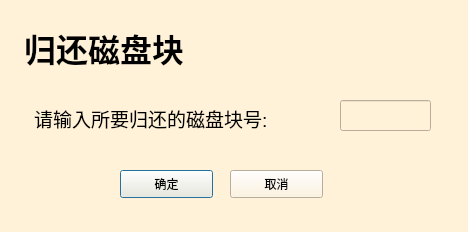
<?xml version="1.0" encoding="UTF-8"?>
<ui version="4.0">
 <class>reap</class>
 <widget class="QDialog" name="reap">
  <property name="geometry">
   <rect>
    <x>0</x>
    <y>0</y>
    <width>468</width>
    <height>232</height>
   </rect>
  </property>
  <property name="windowTitle">
   <string>Dialog</string>
  </property>
  <property name="styleSheet">
   <string notr="true">background-color: rgb(255, 242, 216)</string>
  </property>
  <widget class="QTextBrowser" name="textBrowser">
   <property name="geometry">
    <rect>
     <x>20</x>
     <y>20</y>
     <width>281</width>
     <height>61</height>
    </rect>
   </property>
   <property name="styleSheet">
    <string notr="true">background: transparent;
border: 0;</string>
   </property>
   <property name="html">
    <string>&lt;!DOCTYPE HTML PUBLIC &quot;-//W3C//DTD HTML 4.0//EN&quot; &quot;http://www.w3.org/TR/REC-html40/strict.dtd&quot;&gt;
&lt;html&gt;&lt;head&gt;&lt;meta name=&quot;qrichtext&quot; content=&quot;1&quot; /&gt;&lt;style type=&quot;text/css&quot;&gt;
p, li { white-space: pre-wrap; }
&lt;/style&gt;&lt;/head&gt;&lt;body style=&quot; font-family:'SimSun'; font-size:9pt; font-weight:400; font-style:normal;&quot;&gt;
&lt;p style=&quot; margin-top:0px; margin-bottom:0px; margin-left:0px; margin-right:0px; -qt-block-indent:0; text-indent:0px;&quot;&gt;&lt;span style=&quot; font-size:24pt; font-weight:600;&quot;&gt;归还磁盘块&lt;/span&gt;&lt;/p&gt;&lt;/body&gt;&lt;/html&gt;</string>
   </property>
  </widget>
  <widget class="QTextEdit" name="textEdit">
   <property name="geometry">
    <rect>
     <x>30</x>
     <y>100</y>
     <width>351</width>
     <height>51</height>
    </rect>
   </property>
   <property name="styleSheet">
    <string notr="true">background-color: transparent;
border: 0px;
</string>
   </property>
   <property name="html">
    <string>&lt;!DOCTYPE HTML PUBLIC &quot;-//W3C//DTD HTML 4.0//EN&quot; &quot;http://www.w3.org/TR/REC-html40/strict.dtd&quot;&gt;
&lt;html&gt;&lt;head&gt;&lt;meta name=&quot;qrichtext&quot; content=&quot;1&quot; /&gt;&lt;style type=&quot;text/css&quot;&gt;
p, li { white-space: pre-wrap; }
&lt;/style&gt;&lt;/head&gt;&lt;body style=&quot; font-family:'SimSun'; font-size:9pt; font-weight:400; font-style:normal;&quot;&gt;
&lt;p style=&quot; margin-top:0px; margin-bottom:0px; margin-left:0px; margin-right:0px; -qt-block-indent:0; text-indent:0px;&quot;&gt;&lt;span style=&quot; font-size:14pt;&quot;&gt;请输入所要归还的磁盘块号:&lt;/span&gt;&lt;/p&gt;&lt;/body&gt;&lt;/html&gt;</string>
   </property>
  </widget>
  <widget class="QLineEdit" name="lineEdit">
   <property name="geometry">
    <rect>
     <x>340</x>
     <y>100</y>
     <width>91</width>
     <height>31</height>
    </rect>
   </property>
  </widget>
  <widget class="QPushButton" name="pushButton">
   <property name="geometry">
    <rect>
     <x>120</x>
     <y>170</y>
     <width>93</width>
     <height>28</height>
    </rect>
   </property>
   <property name="text">
    <string>确定</string>
   </property>
  </widget>
  <widget class="QPushButton" name="pushButton_2">
   <property name="geometry">
    <rect>
     <x>230</x>
     <y>170</y>
     <width>93</width>
     <height>28</height>
    </rect>
   </property>
   <property name="text">
    <string>取消</string>
   </property>
  </widget>
 </widget>
 <resources/>
 <connections/>
</ui>
